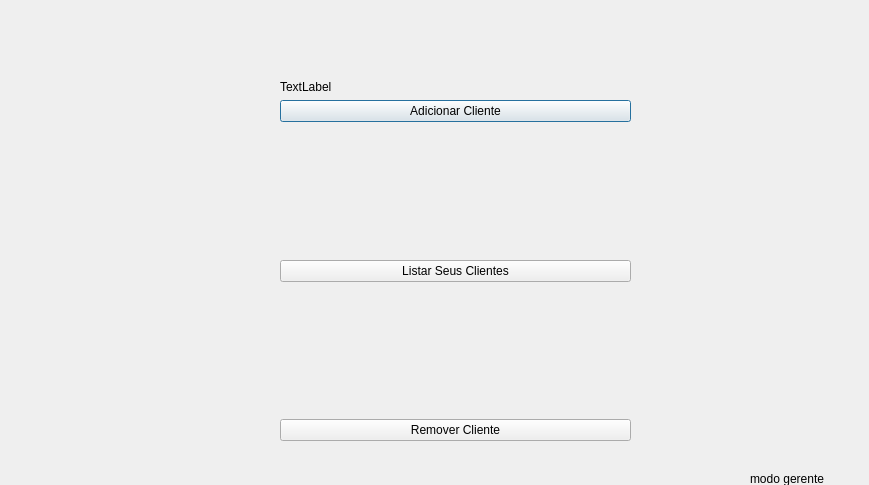
<?xml version="1.0" encoding="UTF-8"?>
<ui version="4.0">
 <class>menu_gerente</class>
 <widget class="QDialog" name="menu_gerente">
  <property name="geometry">
   <rect>
    <x>0</x>
    <y>0</y>
    <width>869</width>
    <height>485</height>
   </rect>
  </property>
  <property name="windowTitle">
   <string>Menu Gerente</string>
  </property>
  <property name="windowIcon">
   <iconset resource="recursos.qrc">
    <normaloff>:/icons/avatar.png</normaloff>:/icons/avatar.png</iconset>
  </property>
  <widget class="QLabel" name="label_2">
   <property name="geometry">
    <rect>
     <x>750</x>
     <y>470</y>
     <width>101</width>
     <height>17</height>
    </rect>
   </property>
   <property name="text">
    <string>modo gerente</string>
   </property>
  </widget>
  <widget class="QWidget" name="layoutWidget">
   <property name="geometry">
    <rect>
     <x>280</x>
     <y>80</y>
     <width>351</width>
     <height>361</height>
    </rect>
   </property>
   <layout class="QVBoxLayout" name="verticalLayout">
    <item>
     <widget class="QLabel" name="label">
      <property name="text">
       <string>TextLabel</string>
      </property>
     </widget>
    </item>
    <item>
     <widget class="QPushButton" name="pushButton">
      <property name="text">
       <string>Adicionar Cliente</string>
      </property>
     </widget>
    </item>
    <item>
     <spacer name="verticalSpacer">
      <property name="orientation">
       <enum>Qt::Vertical</enum>
      </property>
      <property name="sizeHint" stdset="0">
       <size>
        <width>20</width>
        <height>40</height>
       </size>
      </property>
     </spacer>
    </item>
    <item>
     <widget class="QPushButton" name="pushButton_2">
      <property name="text">
       <string>Listar Seus Clientes</string>
      </property>
     </widget>
    </item>
    <item>
     <spacer name="verticalSpacer_2">
      <property name="orientation">
       <enum>Qt::Vertical</enum>
      </property>
      <property name="sizeHint" stdset="0">
       <size>
        <width>20</width>
        <height>40</height>
       </size>
      </property>
     </spacer>
    </item>
    <item>
     <widget class="QPushButton" name="pushButton_3">
      <property name="text">
       <string>Remover Cliente</string>
      </property>
     </widget>
    </item>
   </layout>
  </widget>
 </widget>
 <resources>
  <include location="recursos.qrc"/>
 </resources>
 <connections/>
</ui>
